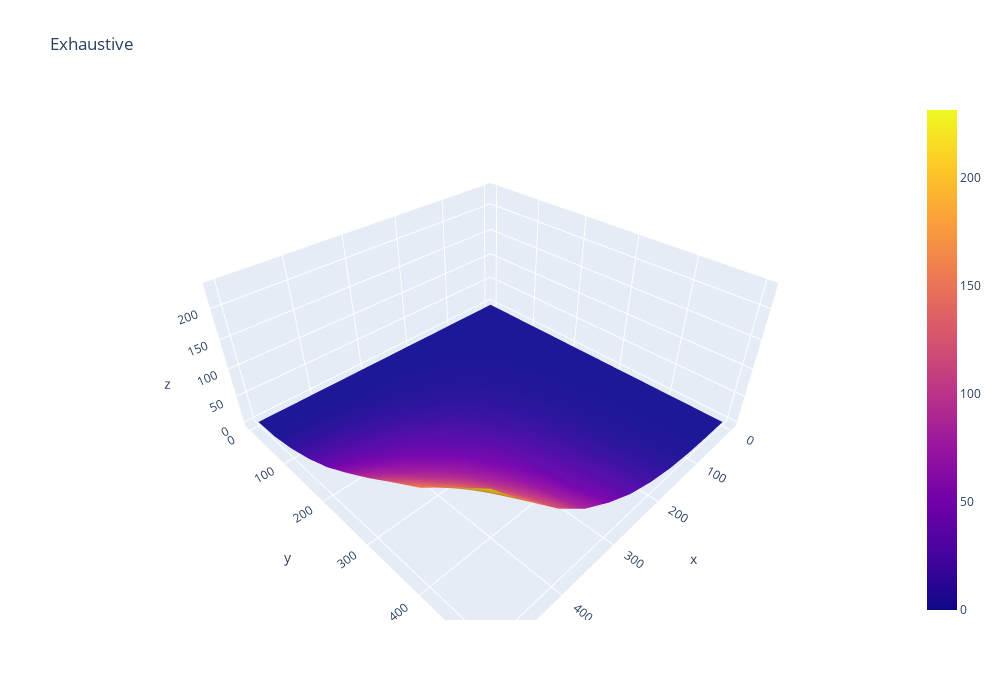

Source (notebook cell):
### Code cell
fig = go.Figure(go.Surface(
    x = x,
    y = y,
    z = resultados["exaustivo"]))
fig.update_layout(
    title={
        'text': "Exhaustive"},
        width=1000,
        height=700
)


fig.show()
